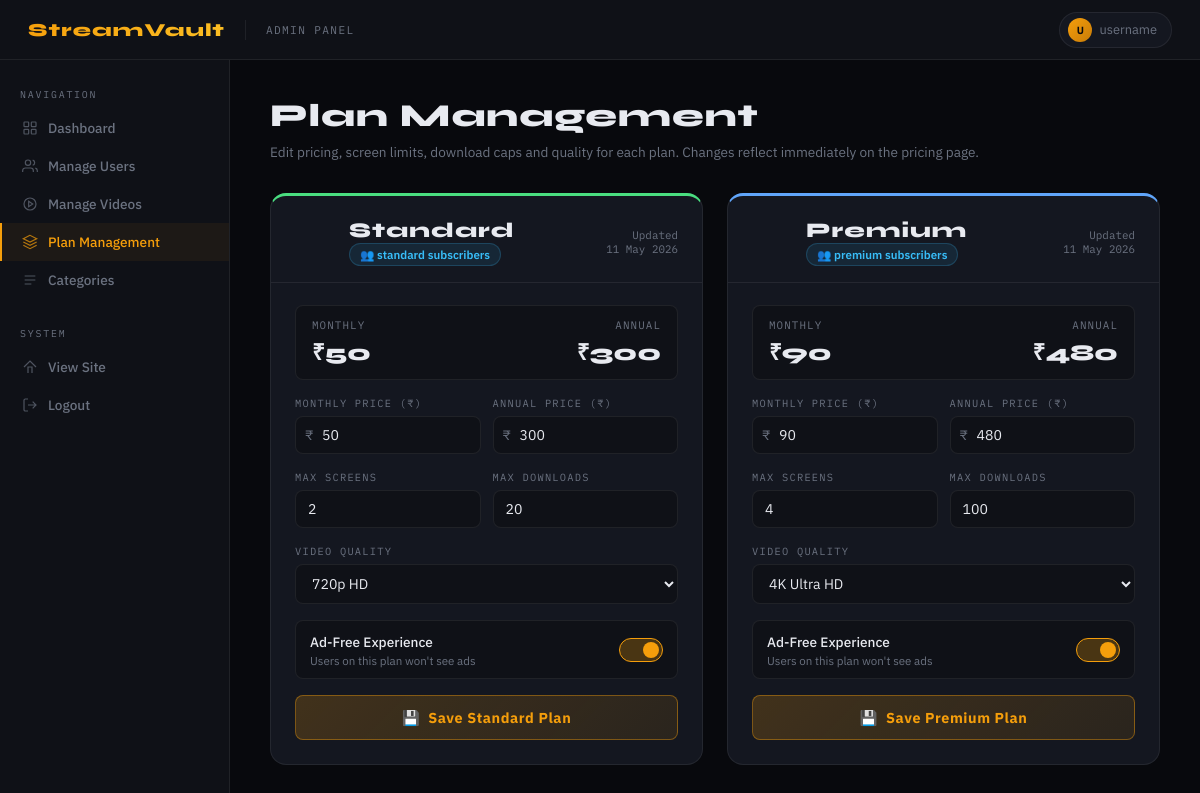
The page /admin-plans/ (signed in) on the database as committed earlier.
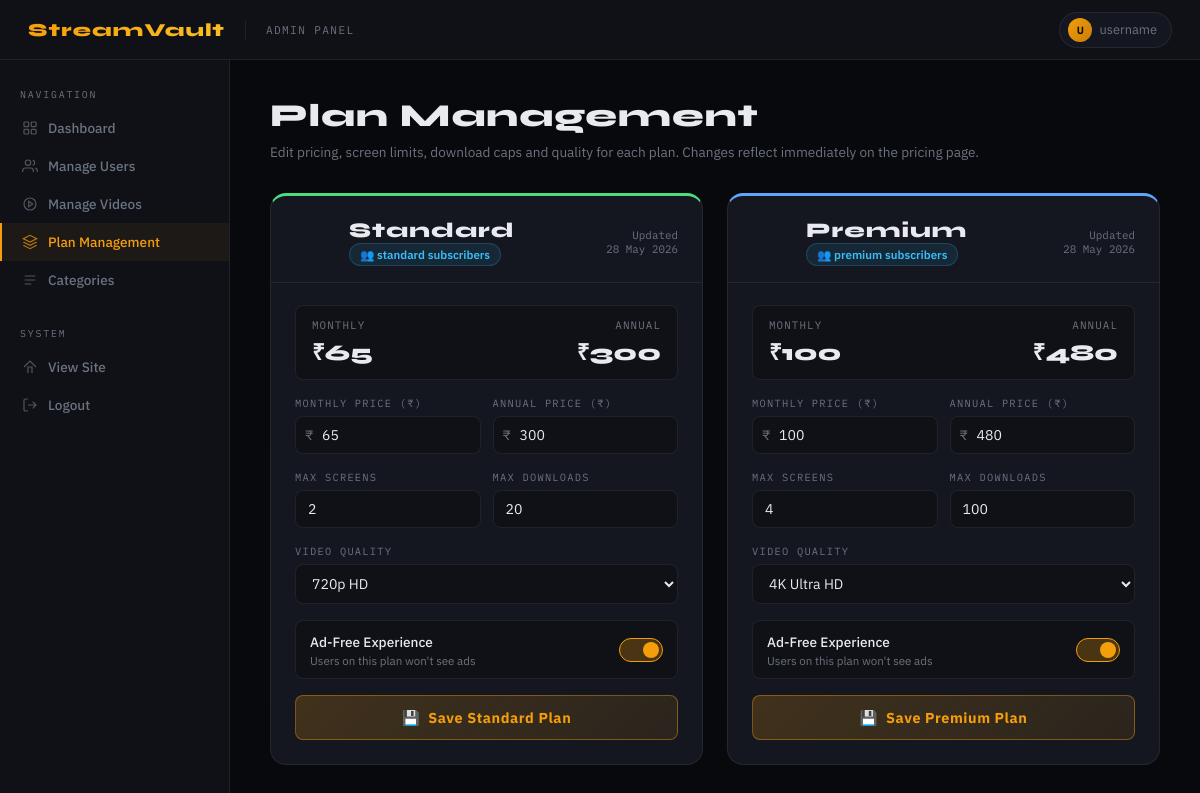
The same page on the database as committed later.
### Demo/models.py (models this page shows, shortened)
class Plan(models.Model):
    PLAN_CHOICES = [
        ('free',     'Free'),
        ('standard', 'Standard'),
        ('premium',  'Premium'),
    ]
    name         = models.CharField(max_length=20, choices=PLAN_CHOICES, unique=True)
    monthly_price = models.DecimalField(max_digits=8, decimal_places=2, default=0)
    annual_price  = models.DecimalField(max_digits=8, decimal_places=2, default=0)
    max_screens   = models.PositiveIntegerField(default=1)
    max_downloads = models.PositiveIntegerField(default=0)
    video_quality = models.CharField(max_length=20, default='480p')
    ad_free       = models.BooleanField(default=False)
    updated_at    = models.DateTimeField(auto_now=True)

### Demo/views.py (the view)
# urls.py: path('admin-plans/', views.admin_plans, name='admin_plans'),
@login_required(login_url='admin_login')
def admin_plans(request):
    if not request.user.is_staff:
        return redirect('login')
    _ensure_plans()
    return render(request, 'admin_panel/plans.html', {
        'plans': Plan.objects.filter(name__in=['free','standard','premium']).order_by('monthly_price')
    })

### Demo/views.py (called while the page is built)
def _ensure_plans():
    defaults = [
        {'name': 'free',     'monthly_price': 0,   'annual_price': 0,    'max_screens': 1, 'max_downloads': 0,   'video_quality': '480p',  'ad_free': False},
        {'name': 'standard', 'monthly_price': 499,  'annual_price': 3990, 'max_screens': 2, 'max_downloads': 25,  'video_quality': '1080p', 'ad_free': True},
        {'name': 'premium',  'monthly_price': 799,  'annual_price': 6390, 'max_screens': 4, 'max_downloads': 100, 'video_quality': '4K',    'ad_free': True},
    ]
    for d in defaults:
        Plan.objects.get_or_create(name=d['name'], defaults=d)

### templates/admin_panel/plans.html (shortened to what the changed rows need)
<!DOCTYPE html>
<html lang="en">
<head>
</head>
<body>
  <div class="layout">
    <main class="main">
      <div class="page-head">
        <h1>Plan Management</h1>
      </div>
      <div class="plans-grid">
        {% for plan in plans %}
        {% if plan.name == 'standard' or plan.name == 'premium' %}
        <div class="plan-card">
          <div class="card-header">
            <div class="plan-identity">
              <div class="plan-icon-wrap {{ icon_cls }}">{{ icon }}</div>
              <div>
                <div class="plan-name-label {{ name_cls }}">{{ plan.get_name_display }}</div>
                <span class="subs-badge">
                  👥 {{ plan.name|lower }} subscribers
                </span>
              </div>
            </div>
            <div class="last-updated">
              Updated<br/>{{ plan.updated_at|date:"d M Y" }}
            </div>
          </div>
          <div class="card-body">
            <form method="post" action="/admin-update-plan/{{ plan.id }}/"
                  onsubmit="return validatePlan(this)">
              <div class="price-preview">
                <div>
                  <div class="preview-label">Monthly</div>
                  <div class="preview-val {{ prev_cls }}" id="prev-monthly-{{ plan.id }}">
                    ₹{{ plan.monthly_price|floatformat:0 }}
                  </div>
                </div>
                <div style="text-align:right">
                  <div class="preview-label">Annual</div>
                  <div class="preview-val {{ prev_cls }}" id="prev-annual-{{ plan.id }}">
                    ₹{{ plan.annual_price|floatformat:0 }}
                  </div>
                </div>
              </div>
              <div class="field-group">
                <div class="field">
                  <label>Monthly Price (₹)</label>
                  <div class="rupee-wrap">
                    <span class="rupee-sym">₹</span>
                    <input type="number" name="monthly_price" min="0" step="1"
                           value="{{ plan.monthly_price|floatformat:0 }}"
                           oninput="updatePreview('{{ plan.id }}', 'monthly', this.value)"
                           {% if plan.name == 'free' %}readonly style="opacity:0.5;cursor:not-allowed"{% endif %}/>
                  </div>
                </div>
                <div class="field">
                  <label>Annual Price (₹)</label>
                  <div class="rupee-wrap">
                    <span class="rupee-sym">₹</span>
                    <input type="number" name="annual_price" min="0" step="1"
                           value="{{ plan.annual_price|floatformat:0 }}"
                           oninput="updatePreview('{{ plan.id }}', 'annual', this.value)"
                           {% if plan.name == 'free' %}readonly style="opacity:0.5;cursor:not-allowed"{% endif %}/>
                  </div>
                </div>
              </div>
              <div class="field-group">
                <div class="field">
                  <label>Max Screens</label>
                  <input type="number" name="max_screens" min="1" max="10"
                         value="{{ plan.max_screens }}"/>
                </div>
                <div class="field">
                  <label>Max Downloads</label>
                  <input type="number" name="max_downloads" min="0" max="999"
                         value="{{ plan.max_downloads }}"/>
                </div>
              </div>
              <div class="field">
                <label>Video Quality</label>
                <select name="video_quality">
                  <option value="720p"  {% if plan.video_quality == '720p'  %}selected{% endif %}>720p HD</option>
                  <option value="4K"    {% if plan.video_quality == '4K'    %}selected{% endif %}>4K Ultra HD</option>
                </select>
              </div>
              <div class="toggle-field">
                <div>
                  <label for="adfree-{{ plan.id }}">Ad-Free Experience</label>
                  <div class="hint">Users on this plan won't see ads</div>
                </div>
                <label class="switch">
                  <span class="slider-sw"></span>
                </label>
              </div>
              <button type="submit" class="btn-save-plan">💾 &nbsp;Save {{ plan.get_name_display }} Plan</button>
            </form>
          </div>
        </div>
        {% endif%}
        {% endfor %}
      </div>
    </main>
  </div>
</body>
</html>

Rows that differ between the two databases and show on the page:
changed Plan "Standard": updated_at "11 May 2026" → "28 May 2026"; monthly_price "50" → "65"
changed Plan "Premium": updated_at "11 May 2026" → "28 May 2026"; monthly_price "90" → "100"
